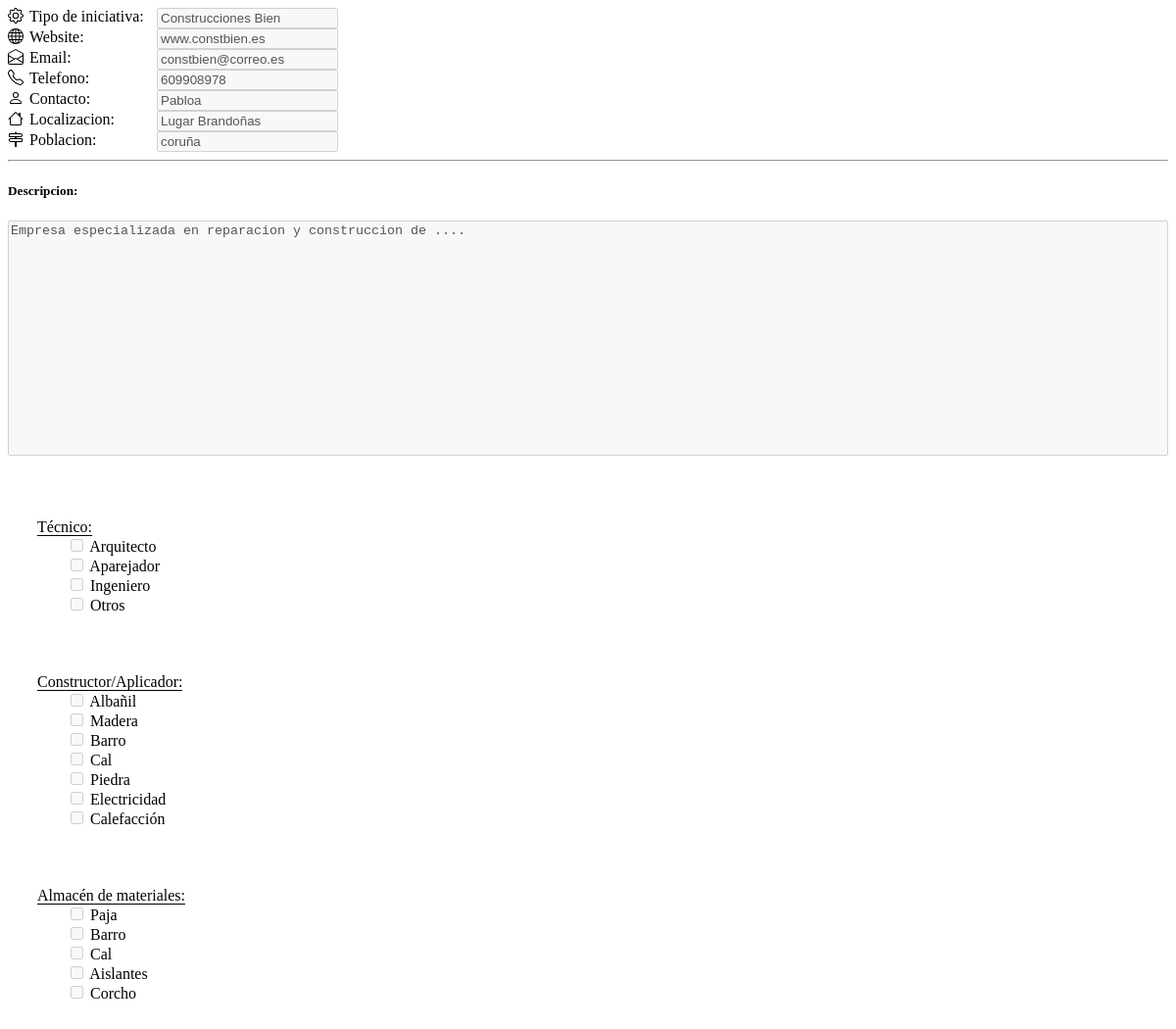
Page /vistas/verDatos.php?rec=1 on the committed database.
### tables this page shows
CREATE TABLE `direcciones` (
  `id_dir` int(5) NOT NULL,
  `id_rec` int(5) NOT NULL,
  `direccion_dir` varchar(50) NOT NULL,
  `num_dir` int(5) NOT NULL,
  `poblacion_dir` varchar(40) NOT NULL,
  `lat_dir` float NOT NULL,
  `lon_dir` float NOT NULL
);

CREATE TABLE `recursos` (
  `id_rec` int(5) NOT NULL,
  `email_rec` varchar(35) NOT NULL,
  `pass_rec` varchar(20) NOT NULL,
  `nom_rec` varchar(30) NOT NULL,
  `tipo_rec` varchar(35) NOT NULL,
  `web_rec` varchar(35) NOT NULL,
  `tel_rec` int(9) NOT NULL,
  `cont_rec` varchar(30) NOT NULL,
  `desc_rec` text NOT NULL,
  `estado_rec` tinyint(1) NOT NULL
);

CREATE TABLE `categorias` (
  `id_cat` int(3) NOT NULL,
  `nom_cat` varchar(35) NOT NULL
);

CREATE TABLE `subcategorias` (
  `id_subcat` int(3) NOT NULL,
  `id_cat` int(3) NOT NULL,
  `nom_subcat` varchar(35) NOT NULL
);

### vistas/verDatos.php (the view, shortened to what this page needs)
<link rel="stylesheet" type="text/css" href="css/ver_datos.css">
<?php
$id= $_GET["rec"];
include ("../controladores/conexion_bd.php");
$sel = "SELECT * FROM recursos INNER JOIN direcciones ON recursos.id_rec=direcciones.id_rec WHERE recursos.id_rec='$id'";
$tabla = $con->query($sel);
$usuario = $tabla->fetch_array();
echo '
<form action="../controladores/actualizar_datos.php" method="POST">
	<div id="cuerpo" class="row">
		<div id="datos" class="col-sm-6">
			<div class="formCampo">
				<div class="formIconos"><img src="svg/gear.svg"></div>
				<label>Tipo de iniciativa:</label>
				<input class="mod_datos" type="text" name="camp_0" value="'.$usuario["nom_rec"].'" disabled>
			</div>
			<div class="formCampo">
				<div class="formIconos"><img src="svg/globe.svg"></div>
				<br><label>Website:</label>
				<input class="mod_datos" type="text" name="camp_1" value="'.$usuario["web_rec"].'" disabled>
			</div>
			<div class="formCampo">
				<div class="formIconos"><img src="svg/mail.svg"></div>
				<br><label>Email:</label>
				<input class="mod_datos" type="text" name="camp_2" value="'.$usuario["email_rec"].'" disabled>
			</div>
			<div class="formCampo">
				<div class="formIconos"><img src="svg/phone.svg"></div>
				<br><label>Telefono:</label>
				<input class="mod_datos" type="text" name="camp_3" value="'.$usuario["tel_rec"].'" disabled>
			</div>
			<div class="formCampo">
				<div class="formIconos"><img src="svg/person.svg"></div>
				<br><label>Contacto:</label>
				<input class="mod_datos" type="text" name="camp_4" value="'.$usuario["cont_rec"].'" disabled>
			</div>
			<div class="formCampo">
				<div class="formIconos"><img src="svg/house.svg"></div>
				<br><label>Localizacion:</label>
				<input class="mod_datos" type="text" name="camp_5" value="'.$usuario["direccion_dir"].'" disabled>
		 	</div>
		 	<div class="formCampo">
				<div class="formIconos"><img src="svg/town.svg"></div>
				<br><label>Poblacion:</label>
				<input class="mod_datos" type="text" name="camp_6" value="'.$usuario["poblacion_dir"].'" disabled>
		 	</div>
		</div>
				let texto_recurso="'.$usuario["direccion_dir"].' '.$usuario["num_dir"].' ";
				pin_mark('.$usuario["lat_dir"].','.$usuario["lon_dir"].',"'.$usuario["nom_rec"].'",texto_recurso);
	</div>
	<hr>
	<h5>Descripcion:</h5>
	<div id="desc">
		<textarea class="mod_datos" style ="width: 100%" name="camp_d" disabled>'.$usuario["desc_rec"].'</textarea>
	</div>
	<br>
</form>
';
echo"
<form action='' method='POST'>
<div id='cheks' class='row'>
";
	$categorias = $con->query("SELECT * FROM categorias");
	foreach($categorias as $row){
	    $cat = stripslashes($row['nom_cat']);
	    echo "
	    <div class='box col-sm-4 categoria'>
	    	<label class='tipo_categoria'>$cat:</label><br>
	    	<div class='subcategorias'>
	    ";
	    $id= $row["id_cat"];
	    $consultar_subcat ="SELECT * from subcategorias where id_cat='$id'";
		$subcategorias= $con->query($consultar_subcat);
		foreach($subcategorias as $row2){
		   $subcat = stripslashes($row2['nom_subcat']);
		   $subid  = stripslashes($row2['id_subcat']);
			echo'
			<input class="form-check-input mod_cat" type="checkbox" name="'.$subid.'" value="'.$subcat.'" disabled>
			<label class="form-check-label">'.$subcat.'</label><br>
			';
		}
		echo'</div>
		</div>
		';
	}
echo'
	</div>
	<br>
	<center>
		<input id="btn_actualizar_categorias" type="submit" value="actualizar">
		<input id="btn_cancelar_categorias" type="button" value="Cancelar" onclick="window.location.reload(true)">
	</center>
</form>';
?>

### vistas/css/ver_datos.css (style rules this page uses)
.formCampo { display: flex; flex-flow: wrap; }
.formIconos { width: 22px }
div#datos label { width: 130px; height: 15px; }
label.tipo_categoria { border-bottom: 1px solid black; }
textarea { resize: none; height: 30vh; }
.categoria { padding: 30px; }
.subcategorias { padding-left: 30px; }

### rows in the picture
direcciones: camp_0 "Construcciones Bien", camp_1 "www.constbien.es", camp_2 "constbien@correo.es", camp_3 "609908978", camp_4 "Pabloa", camp_5 "Lugar Brandoñas", camp_6 "coruña", camp_d "Empresa especializada en reparacion y construccion de ...."
categorias: nom_cat "Técnico"
subcategorias: nom_subcat "Arquitecto"
subcategorias: nom_subcat "Aparejador"
subcategorias: nom_subcat "Ingeniero"
subcategorias: nom_subcat "Otros"
categorias: nom_cat "Constructor/Aplicador"
subcategorias: nom_subcat "Albañil"
subcategorias: nom_subcat "Madera"
subcategorias: nom_subcat "Barro"
subcategorias: nom_subcat "Cal"
subcategorias: nom_subcat "Piedra"
subcategorias: nom_subcat "Electricidad"
subcategorias: nom_subcat "Calefacción"
categorias: nom_cat "Almacén de materiales"
subcategorias: nom_subcat "Paja"
subcategorias: nom_subcat "Barro"
subcategorias: nom_subcat "Cal"
subcategorias: nom_subcat "Aislantes"
subcategorias: nom_subcat "Corcho"
